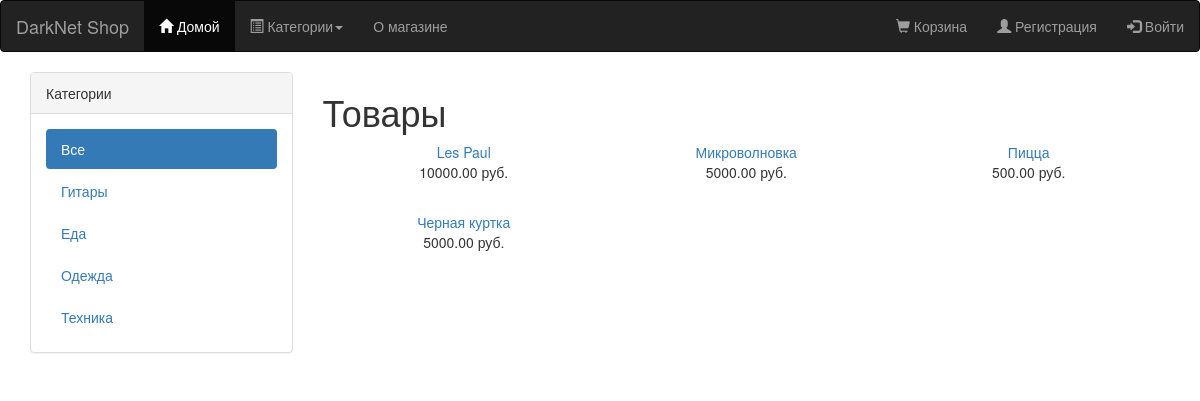
The page / on the database its author committed.
### core_shop/models.py (models this page shows, shortened)
class Category(models.Model):
    name = models.CharField(max_length=50)
    slug = models.SlugField(max_length=50, unique=True, help_text='Уникальное значение для URL категории')
    description = models.TextField(max_length = 2000)
    is_active = models.BooleanField(default = True)
    created_at = models.DateTimeField(auto_now_add = True)
    updated_at = models.DateTimeField(auto_now = True)
    class Meta:
        db_table = 'categories'
        ordering = ['name']
        verbose_name = 'Категория'
        verbose_name_plural = 'Категории'
    def get_absolute_url(self):
        return reverse('core_shop:product_list_by_category', args=[self.slug])

class Product(models.Model):
    category = models.ForeignKey(Category, related_name='products', verbose_name="Категория")
    name = models.CharField(max_length=255, unique=True, verbose_name="Название")
    brand = models.CharField(max_length = 50, verbose_name="Производитель")
    slug = models.SlugField(max_length=255, unique=True, help_text='Уникальное значение для ULR продукта')
    description = models.TextField(blank=True, verbose_name="Описание")
    price = models.DecimalField(max_digits=10, decimal_places=2, verbose_name="Цена")
    count = models.PositiveIntegerField(verbose_name="Количество на складе")
    available = models.BooleanField(default=True, verbose_name="Доступен")
    created_at = models.DateTimeField(auto_now_add=True)
    updated_at = models.DateTimeField(auto_now=True)
    class Meta:
        db_table = 'products'
        ordering = ['name']
        index_together = [['id', 'slug']]
        verbose_name = "Продукт"
        verbose_name_plural = "Продукты"
    def get_absolute_url(self):
        return reverse('core_shop:product_detail', args=[self.id, self.slug])

### core_shop/views.py (the view)
# urls.py: url(r'^$', views.product_list, name='product_list'),
def product_list(request, category_slug=None):
    category = None
    categories = Category.objects.all()
    products = Product.objects.filter(available=True)
    if category_slug:
        category = get_object_or_404(Category, slug=category_slug)
        products = products.filter(category=category)
    return render(request, 'shop/product/list.html', {
        'category': category, 'categories': categories, 'products': products})

### core_shop/templates/shop/product/list.html (shortened to what this page needs)
{% extends 'shop/base.html' %}
{% load static %}
{% block content %}
<div class="row">
<div class="col-sm-3">
	<div class="panel panel-default">
		<div class="panel-heading">Категории</div>
		<div class="panel-body">
			<ul class = "nav nav-pills nav-stacked">
				<li {% if not category %} class="active" {% endif %}>
				<a href="{% url "core_shop:product_list" %}">Все</a>
				</li>
				{% for cat in categories %}
				<li {% if category.slug == cat.slug %} class="active" {% endif %}>
				<a href="{{ cat.get_absolute_url }}">{{ cat.name }}</a>
				</li>
				{% endfor %}
			</ul>
		</div>
	</div>
</div>
<div class="col-sm-9">
    <h1>{% if category %}{{ category.name }}{% else %}Товары{% endif %}</h1>
    <div class="items_row">
        {% for product in products %}
            <div class="item col-sm-4">
                <a href="{{ product.get_absolute_url }}">{{ product.name }}</a><br>
                {{ product.price }} руб.
            </div>
        {% endfor %}
    </div>
</div>
</div>
{% endblock %}

### core_shop/static/css/style.css (style rules this page uses)
.item { text-align: center; margin-bottom: 30px; }

### rows shown on the page
Category: name "Гитары"
Category: name "Еда"
Category: name "Одежда"
Category: name "Техника"
Product: name "Les Paul", price "10000.00"
Product: name "Микроволновка", price "5000.00"
Product: name "Пицца", price "500.00"
Product: name "Черная куртка", price "5000.00"
